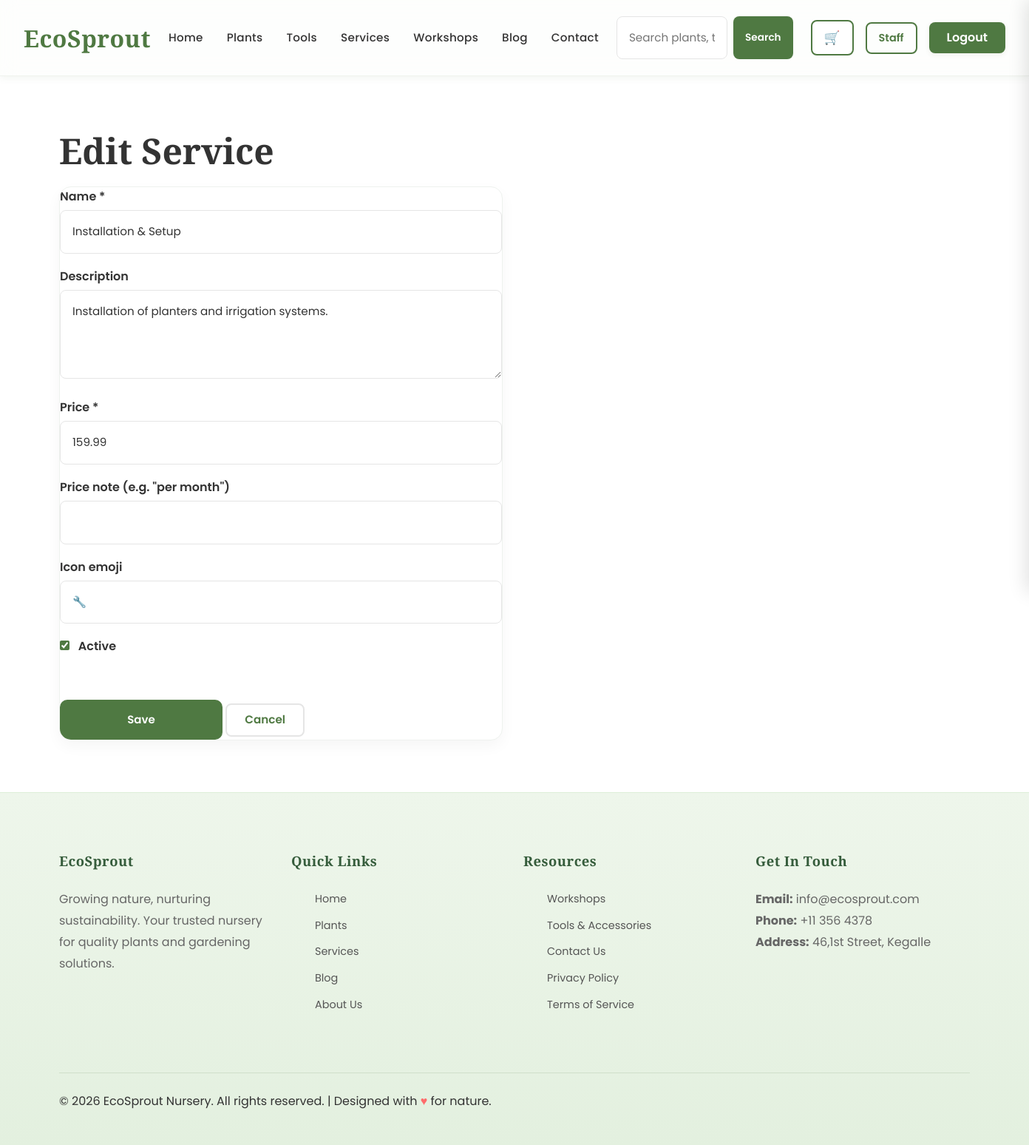
The page /Frontend/staff/service-form.php?id=3 (signed in) on the database its author committed.
### tables this page shows
CREATE TABLE IF NOT EXISTS `services` (
  `id` int NOT NULL AUTO_INCREMENT,
  `name` varchar(255) NOT NULL,
  `description` text,
  `price` decimal(10,2) NOT NULL,
  `price_note` varchar(100) DEFAULT NULL,
  `icon_emoji` varchar(20) DEFAULT NULL,
  `image_url` varchar(255) DEFAULT 'assets/images/service-1.jpg',
  `image_url_2` varchar(255) DEFAULT NULL,
  `image_url_3` varchar(255) DEFAULT NULL,
  `is_active` tinyint NOT NULL DEFAULT '1',
  `created_at` timestamp NULL DEFAULT CURRENT_TIMESTAMP,
  PRIMARY KEY (`id`)
);

### Frontend/includes/helpers.php (called while the page is built, shortened)
<?php
function e($text)
{
  return htmlspecialchars((string) $text, ENT_QUOTES, 'UTF-8');
}

### Frontend/staff/service-form.php (the view, shortened to what this page needs)
<?php
require_once __DIR__ . '/../config/db.php';
require_once __DIR__ . '/../includes/helpers.php';
$id = isset($_GET['id']) ? (int) $_GET['id'] : 0;
$row = array('name'=>'','description'=>'','price'=>'','price_note'=>'','icon_emoji'=>'','is_active'=>1);
if ($id > 0) {
  $stmt = $pdo->prepare('SELECT * FROM services WHERE id = :id');
  $stmt->bindParam(':id', $id, PDO::PARAM_INT);
  $stmt->execute();
  $found = $stmt->fetch();
  if ($found) { $row = $found; }
}
include '../includes/header.php';
?>
<main><section class="section"><div class="container">
<h1><?php echo $id ? 'Edit Service' : 'Add Service'; ?></h1>
<div class="card" style="max-width:600px;">
<form method="post" action="service-handler.php">
<div class="form-group"><label>Name *</label><input type="text" name="name" required value="<?php echo e($row['name']); ?>"></div>
<div class="form-group"><label>Description</label><textarea name="description" rows="3"><?php echo e($row['description']); ?></textarea></div>
<div class="form-group"><label>Price *</label><input type="text" name="price" required value="<?php echo e($row['price']); ?>"></div>
<div class="form-group"><label>Price note (e.g. "per month")</label><input type="text" name="price_note" value="<?php echo e($row['price_note']); ?>"></div>
<div class="form-group"><label>Icon emoji</label><input type="text" name="icon_emoji" value="<?php echo e($row['icon_emoji']); ?>"></div>
<label><input type="checkbox" name="is_active" value="1" <?php echo ((int)$row['is_active']===1)?'checked':''; ?>> Active</label><br><br>
<button type="submit" class="btn-primary">Save</button> <a href="services.php" class="btn-outline">Cancel</a>
</form></div></div></section></main>
<?php include '../includes/footer.php'; ?>

### Frontend/assets/css/style.css (style rules this page uses)
:root { --primary-color: #4F7942; --secondary-color: #7BA05B; --light-green: #DDEED8; --background-color: #F8F9F5; --text-color: #333333; --secondary-text: #666666; --surface-color: #FFFFFF; --dark-green: #2D5A3D; --accent-color: #7BA05B; --light-gray: #E5E5E5; --border-color: #E5E5E5; --spacing-xs: 4px; --spacing-sm: 8px; --spacing-md: 16px; --spacing-lg: 24px; --spacing-xl: 32px; --spacing-xxl: 48px; --border-radius: 8px; --border-radius-lg: 12px; --transition: all 0.3s ease; }
* { margin: 0; padding: 0; box-sizing: border-box; }
html { scroll-behavior: smooth; }
body { font-family: 'Poppins', sans-serif; background-color: var(--background-color); color: var(--text-color); line-height: 1.6; font-size: 16px; }
h1, h2, h3, h4, h5, h6 { font-family: 'Playfair Display', serif; color: var(--text-color); line-height: 1.3; margin-bottom: var(--spacing-md); font-weight: 700; }
h1 { font-size: 3rem; }
a { color: var(--primary-color); text-decoration: none; transition: var(--transition); }
.btn-primary { background: var(--primary-color); color: white; border: none; padding: 12px 24px; border-radius: 10px; font-weight: 600; transition: .3s; }
.btn-outline { background-color: transparent; color: var(--primary-color); padding: var(--spacing-sm) var(--spacing-lg); border: 2px solid var(--border-color); border-radius: var(--border-radius); cursor: pointer; font-size: 0.95rem; font-weight: 600; transition: var(--transition); display: inline-block; }
.card { border-radius: 16px; overflow: hidden; border: 1px solid #eef2ee; box-shadow: 0 8px 20px rgba(0,0,0,0.04); transition: all .3s ease; }
.form-group { margin-bottom: var(--spacing-lg); }
label { display: block; margin-bottom: var(--spacing-sm); font-weight: 600; color: var(--text-color); }
input[type="text"], input[type="email"], input[type="password"], input[type="number"], input[type="date"], input[type="tel"], textarea, select { width: 100%; padding: var(--spacing-md); border: 1.5px solid var(--light-gray); border-radius: var(--border-radius); font-family: 'Poppins', sans-serif; font-size: 0.95rem; transition: var(--transition); background-color: var(--surface-color); color: var(--text-color); }
textarea { resize: vertical; min-height: 120px; }
.container { max-width: 1280px; margin: auto; padding: 0 24px; }
.section { padding: 70px var(--spacing-lg); }
.section:nth-child(odd) { background-color: var(--surface-color); }
.section { position: relative; }
input[type="checkbox"], input[type="radio"] { margin-right: var(--spacing-sm); cursor: pointer; accent-color: var(--primary-color); }
.form-group { margin-bottom: 18px; }
.form-group label { display: block; margin-bottom: 6px; font-weight: 600; }
.btn-primary[type="submit"] { width: 220px; height: 54px; margin: 0 auto; padding: 0; font-size: 15px; font-weight: 600; }

### rows shown on the page
services: name "Installation & Setup", description "Installation of planters and irrigation systems.", price "159.99", icon_emoji "🔧", is_active "☑"
